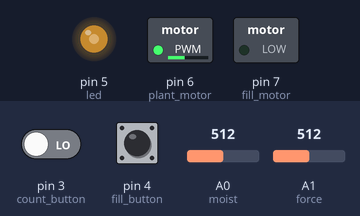
Bench run of a sketch on a simulated Arduino Uno, built with avr-gcc and run on an emulated ATmega328P. On the bench: switched loads named in the sketch (green lamp = pin HIGH), output pins drawn as LEDs (lit = HIGH). The inputs (shaded band) are chosen by the test bench; at power-on: A0 (moist) = 512, A1 (force) = 512, pin 4 (fill_button) LOW, pin 3 (count_button) LOW. What the sketch prints to the serial monitor is not drawn.

Above: at 1.2 s.
1.3 s: A0 (moist) set to 716
At 2.5 s:
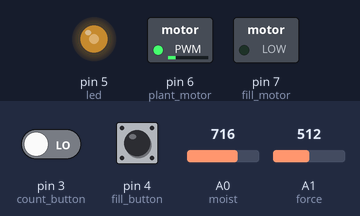
2.8 s: A1 (force) set to 306
At 3.6 s:
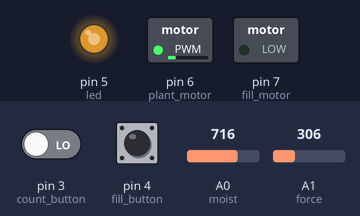
4.3 s: pin 4 (fill_button) pulled HIGH for 0.15 s
At 4.7 s:
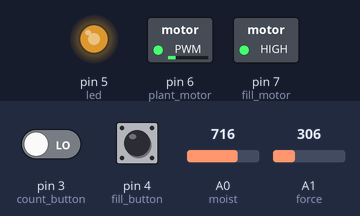
Timing chart, 0 to 15.8 s (numbered marks = the images above; inputs shaded):
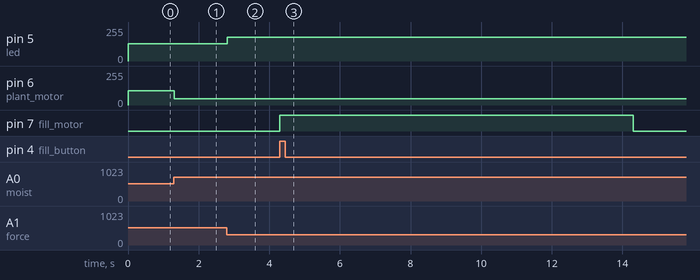

The sketch:

Part_1.ino
```cpp
int moist = A0;//moist_sensor connected to A0
int force = A1;//force_sensor connected to A1
int plant_motor = 6;//plant_motor connected to 6
int led = 5;//led connected to 5
int fill_motor = 7;//fill_motor connected to 7
int val_plant_motor = 0;//variable to get value of plant motor
int fill_button = 4;;//fill_button connected to 4
int count_button = 3;;//count button connected to 3
int count = 0;//variable to count
unsigned int time = 0;//variable to get time

void setup()
{
  Serial.begin(9600);
  pinMode(moist, INPUT);
  pinMode(force, INPUT);
  pinMode(fill_button, INPUT);
  pinMode(plant_motor, OUTPUT);
  pinMode(led, OUTPUT);
  pinMode(fill_motor, OUTPUT);
  attachInterrupt(digitalPinToInterrupt(count_button), counter, RISING);
  //fuction from arduino reference to interrupt for counting
}

void loop()
{
  int val_moist = analogRead(moist);//reading moist sensor
  int val_force = analogRead(force);//reading force sensor
  int val_led = map(val_force,0,1023,255,0);//mapping force for led display
  int val_plant_motor = map(val_moist,0,876,255,0);//mapping moist for motor

  Serial.println(count);//displaying on serial monitor the count

  digitalWrite(fill_motor, LOW);//OFF the filling motor deafult
  if(digitalRead(fill_button) == HIGH)//check if the button of filling is ON or OFF
  {
    time = millis();
    while(millis() < (time+10000))//filling for 10 sec
      digitalWrite(fill_motor, HIGH);
  }

  analogWrite(plant_motor, val_plant_motor);
  analogWrite(led, val_led);
}

void counter()//increasing the count function
{
  count++;
}
```

Measured:
- after the input at 1.3 s, pin 6 (plant_motor): 106/255 → 47/255 at once
- after the input at 2.8 s, pin 5 (led): 128/255 → 179/255 at once
- after the input at 4.3 s, pin 7 (fill_motor): LOW → HIGH at once, → LOW 10.0 s later
